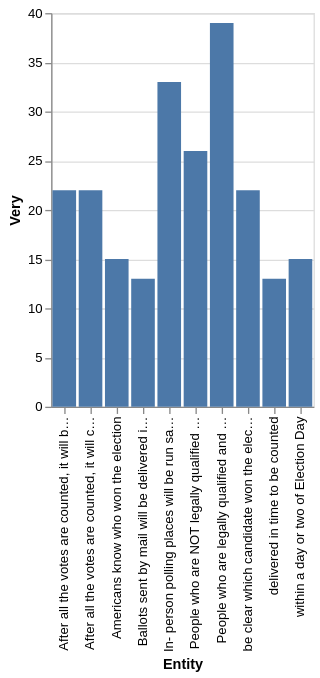

The Vega-Lite source for this figure:
### Vega-Lite specification from a JSON file in a GitHub repository (floating-point values rounded to 4 significant figures)
{"$schema": "https://vega.github.io/schema/vega-lite/v5.json", "description": "Bar chart auto-generated from CSV", "data": {"values": [{"Entity": "delivered in time to be counted", "Very": 13}, {"Entity": "Ballots sent by mail will be delivered in time to be counted", "Very": 13}, {"Entity": "within a day or two of Election Day", "Very": 15}, {"Entity": "Americans know who won the election", "Very": 15}, {"Entity": "be clear which candidate won the election", "Very": 22}, {"Entity": "After all the votes are counted, it will car which candidate won the election", "Very": 22}, {"Entity": "After all the votes are counted, it will be clear which candidate won the election", "Very": 22}, {"Entity": "People who are NOT legally qualified to vote are prevented from casting a ballot", "Very": 26}, {"Entity": "In- person polling places will be run safely, without spreading the coronavirus", "Very": 33}, {"Entity": "People who are legally qualified and want to vote are able to cast a ballot", "Very": 39}]}, "mark": "bar", "encoding": {"x": {"field": "Entity", "type": "ordinal"}, "y": {"field": "Very", "type": "quantitative"}}}
